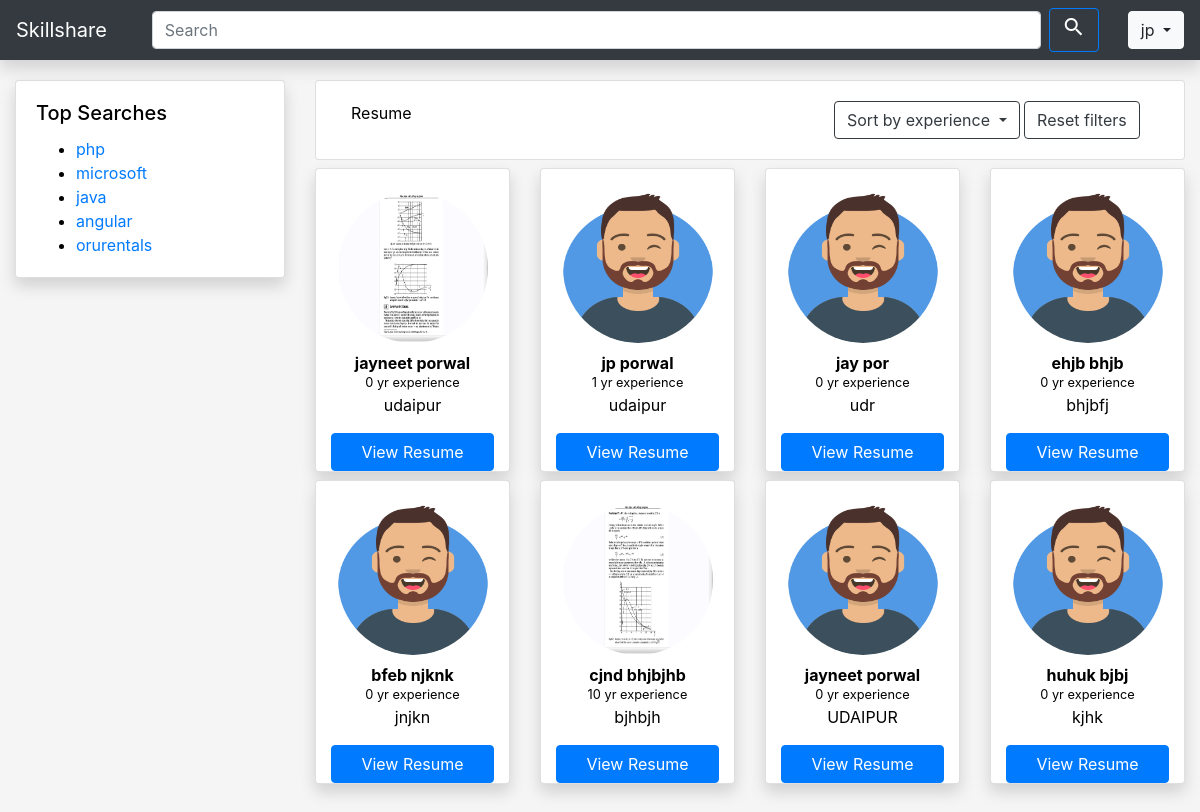
The page /index.php (signed in) on the database its author committed.
### tables this page shows
CREATE TABLE `searchs` (
  `key_id` int(10) NOT NULL,
  `key_name` varchar(255) NOT NULL,
  `count` int(255) NOT NULL DEFAULT '0'
);

CREATE TABLE `user` (
  `user_id` int(10) NOT NULL,
  `user_fname` varchar(255) NOT NULL,
  `user_lname` varchar(255) NOT NULL,
  `user_email` varchar(255) NOT NULL,
  `user_phone` varchar(11) NOT NULL,
  `user_password` varchar(25) NOT NULL,
  `user_profileimg` varchar(255) NOT NULL DEFAULT 'avatar.png',
  `user_city` varchar(20) NOT NULL,
  `experience` int(5) NOT NULL DEFAULT '0'
);

### includes/functions.php (the view, shortened to what this page needs)
<?php
    function getallusers($orderbyexp="none"){
        include "db.php";
        $sql = "select user_id,user_fname,user_lname,user_profileimg,experience,user_city from user";
        $result = mysqli_query($conn,$sql);
        $array=null;
        if ($result) {
            while($row = mysqli_fetch_array($result)) {
                $array[]=$row;
            }
            return $array;
        } else {
            return $array;
        }
    }
    function displayusercard($user){
        echo "<div class='col-lg-3'>
        <div class='shadow card mt-2'>
            <div class='container ' style='text-align:center' >
              <br>
              <img class='rounded-circle mb-2' src='assets/profileimages/".$user['user_profileimg']."' class='rounded' alt='Forest' width='150px' height='150px'>
              <p style='margin-bottom:-6px;'><strong>".$user['user_fname']." ".$user['user_lname']."</strong></p>
              <small>".$user['experience']." yr experience</small>
              <p>".$user['user_city']."</p>
              <a style='text-decoration:none' href='profile.php?uid=".$user['user_id']."'><button class='btn btn-block btn-primary'>View Resume</button></a>
            </div>
   </div>
     </div>";
    }
    function getTopSearches(){
        include "db.php";
        $sql="select key_name FROM searchs ORDER BY count DESC LIMIT 5";
        $result=mysqli_query($conn,$sql);
        if($result){
            while($row=mysqli_fetch_array($result)){
                $key=$row['key_name'];
                echo "<li><a href='index.php?key=".$key."'>".$key."</a></li>";
            }
        }
    }
?>

### index.php (shortened to what this page needs)
<?php
    if(!isset($_SESSION['user_id'])){
        echo "<script>window.open('signin.html','_self')</script>";
    }
    else{
    $fname=$_SESSION['user_name'];
    include "includes/functions.php";
    if($_GET){
        if(isset($_GET['key']) && isset($_GET['orderbyexp'])){
                $key=$_GET['key'];
                $orderbyexp=$_GET['orderbyexp'];
                $users=searchusers($key,$orderbyexp);
        }
        else if (isset($_GET['key']) && !isset($_GET['orderbyexp'])){
                $key=$_GET['key'];
                $users=searchusers($key);
            }
        else if (!isset($_GET['key']) && isset($_GET['orderbyexp'])){
            $orderbyexp=$_GET['orderbyexp'];
            $users=getallusers($orderbyexp);
        }
    }
    else{
        $users=getallusers();
    }
?>
<!doctype html>
<html lang="en">
  <head>
    <link rel="stylesheet" href="https://stackpath.bootstrapcdn.com/bootstrap/4.2.1/css/bootstrap.min.css">
  </head>
  <body>
        <header>
                <nav class="shadow navbar navbar-expand-md navbar-dark fixed-top bg-dark" >
                  <a class="navbar-brand" style="color:white" href="index.php">Skillshare</a>
                  <div class="collapse navbar-collapse" id="navbarCollapse">
                <div class="d-sm-none d-md-block mx-auto mt-2 mt-md-0"> <form class="form-inline" action="index.php" >
                      <input name="key" required class="form-control mr-sm-2" type="text" placeholder="Search" aria-label="Search" size="80">
                      <button class="btn btn-outline-primary my-2 my-sm-0" style='color: white' type="submit"><i class="material-icons">search</i></button>
                    </form>
                  </div>
                    <div class="dropdown">
                            <button class="btn btn-light dropdown-toggle" type="button" id="dropdownMenuButton" data-toggle="dropdown" aria-haspopup="true" aria-expanded="false">
                         <?php echo $fname;?>
                            </button>
                          </div>
                  </div>
                </nav>
              </header>
              <br>
  <div class="row mx-auto">
    <div class="col-lg-3 col-sm-auto col-md-auto">
       <div class="shadow card mt-2">
         <div class="card-body">
           <h5 class="card-title">Top Searches</h5>
           <ul class="card-text"><?php getTopSearches(); ?></ul>
         </div>
       </div>
     </div>
     <div class="col-lg-9 col-sm-auto col-md-auto">
           <div class="card mt-2">
               <div class="card-body">
                  <div class="row mx-auto ">
                      <div class="col-lg-7 col-sm-10 col-md-10">
                         Resume
                        </div>
                        <div class="col-lg-5 col-sm-2 col-md-2">
                            <div class="btn-group">
                                <button class="btn btn-outline-dark dropdown-toggle" type="button" data-toggle="dropdown" aria-haspopup="true" aria-expanded="false">
                                 Sort by experience
                                </button>
                            </div>
                            <a style="text-decoration:none" href="index.php"><button class="btn btn-outline-dark">Reset filters</button></a>
                       </div>
                   </div>
                 </div>
          </div>
       <div class="row">
            <?php
                if($users){
                    foreach ($users as $user) {
                    displayusercard($user);
                    }
                }
            ?>
       </div>
     </div>
</div>
  </body>
</html>
<?php
}
?>

### index.php (style rules this page uses)
body { padding-top: 3rem; padding-bottom: 3rem; color: #000000; background-color: whitesmoke; }

### rows shown on the page
searchs: key_name "php"
searchs: key_name "microsoft"
searchs: key_name "java"
searchs: key_name "angular"
searchs: key_name "orurentals"
user: user_profileimg (picture), user_fname "jayneet", user_lname "porwal", experience "0", user_city "udaipur"
user: user_profileimg (placeholder picture), user_fname "jp", user_lname "porwal", experience "1", user_city "udaipur"
user: user_profileimg (placeholder picture), user_fname "jay", user_lname "por", experience "0", user_city "udr"
user: user_profileimg (placeholder picture), user_fname "ehjb", user_lname "bhjb", experience "0", user_city "bhjbfj"
user: user_profileimg (placeholder picture), user_fname "bfeb", user_lname "njknk", experience "0", user_city "jnjkn"
user: user_profileimg (picture), user_fname "cjnd", user_lname "bhjbjhb", experience "10", user_city "bjhbjh"
user: user_profileimg (placeholder picture), user_fname "jayneet", user_lname "porwal", experience "0", user_city "UDAIPUR"
user: user_profileimg (placeholder picture), user_fname "huhuk", user_lname "bjbj", experience "0", user_city "kjhk"

### other values the page prints
$fname "jp"
